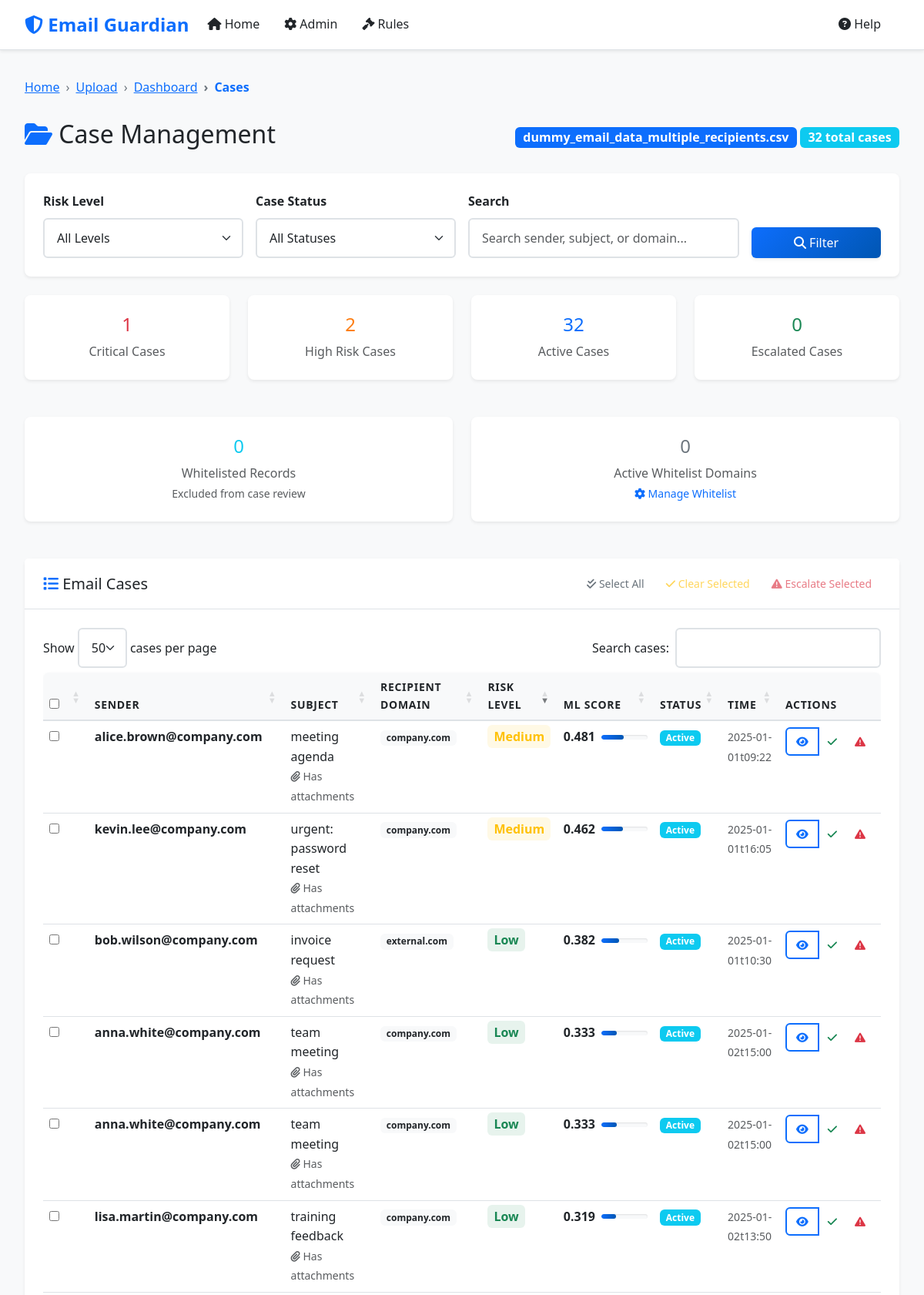
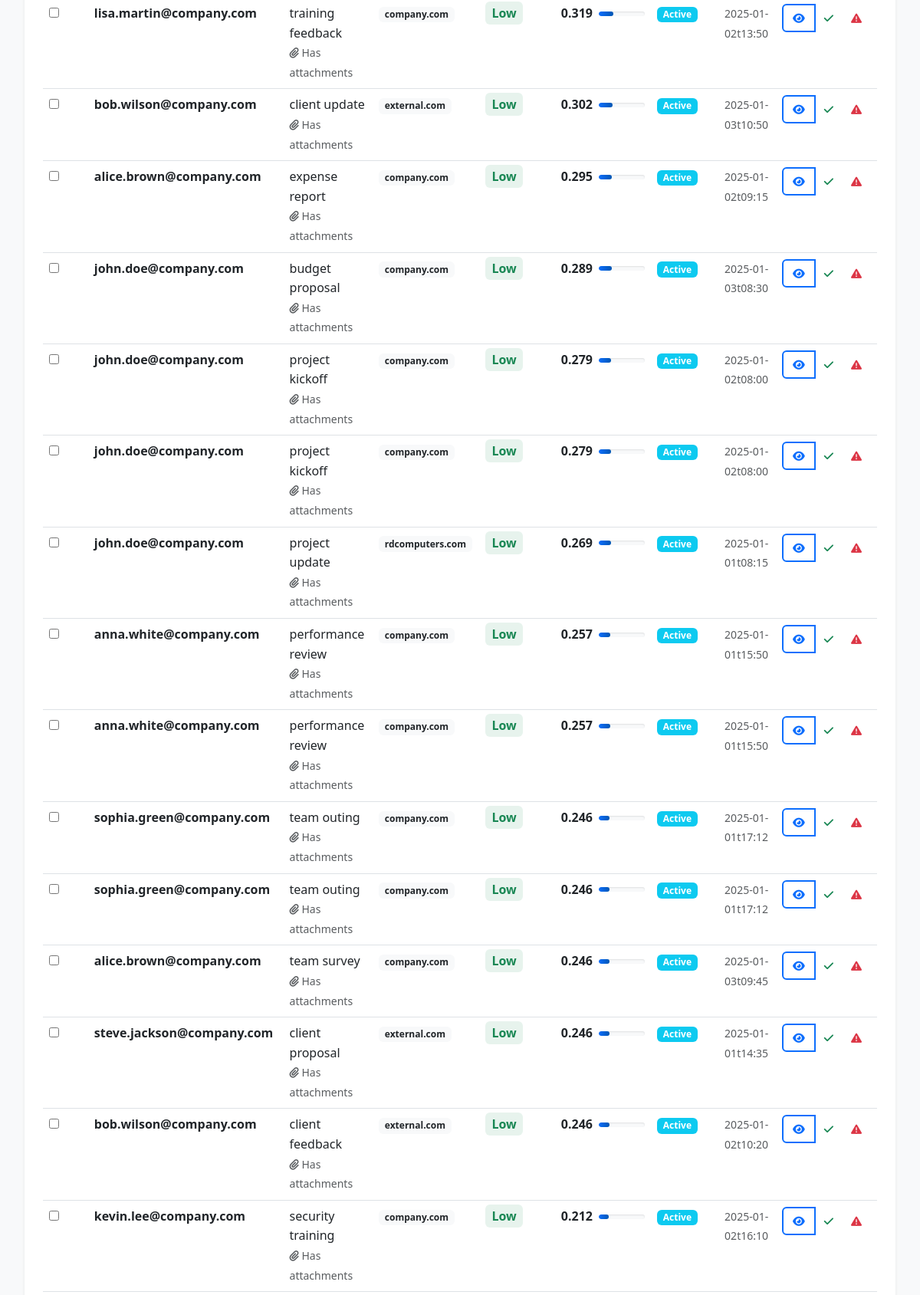
/cases/de92bac3-164a-4bf8-ad58-f97fcf3eeb88 (upper part), run on the app's committed database (2 pictures, top to bottom).
### models.py (models this page shows, shortened)
class ProcessingSession(db.Model):
    __tablename__ = 'processing_sessions'
    id = db.Column(db.String(36), primary_key=True)
    filename = db.Column(db.String(255), nullable=False)
    upload_time = db.Column(db.DateTime, default=datetime.utcnow)
    total_records = db.Column(db.Integer, default=0)
    processed_records = db.Column(db.Integer, default=0)
    status = db.Column(db.String(50), default='uploaded')  # uploaded, processing, completed, error
    error_message = db.Column(Text)
    processing_stats = db.Column(JSON)
    data_path = db.Column(db.String(500))
    is_compressed = db.Column(db.Boolean, default=False)
    exclusion_applied = db.Column(db.Boolean, default=False)
    whitelist_applied = db.Column(db.Boolean, default=False)
    rules_applied = db.Column(db.Boolean, default=False)
    ml_applied = db.Column(db.Boolean, default=False)

class EmailRecord(db.Model):
    __tablename__ = 'email_records'
    id = db.Column(db.Integer, primary_key=True)
    session_id = db.Column(db.String(36), db.ForeignKey('processing_sessions.id'), nullable=False)
    record_id = db.Column(db.String(100), nullable=False)  # Unique within session
    time = db.Column(db.String(100))
    sender = db.Column(db.String(255))
    subject = db.Column(Text)
    attachments = db.Column(Text)
    recipients = db.Column(Text)
    recipients_email_domain = db.Column(db.String(255))
    leaver = db.Column(db.String(10))
    termination_date = db.Column(db.String(100))
    wordlist_attachment = db.Column(Text)
    wordlist_subject = db.Column(Text)
    bunit = db.Column(db.String(255))
    department = db.Column(db.String(255))
    status = db.Column(db.String(100))
    user_response = db.Column(Text)
    final_outcome = db.Column(db.String(255))
    justification = db.Column(Text)
    excluded_by_rule = db.Column(db.String(500))
    whitelisted = db.Column(db.Boolean, default=False)
    rule_matches = db.Column(Text)  # JSON string of matched rules
    ml_risk_score = db.Column(db.Float)
    ml_anomaly_score = db.Column(db.Float)
    risk_level = db.Column(db.String(20))  # Critical, High, Medium, Low
    ml_explanation = db.Column(Text)
    case_status = db.Column(db.String(20), default='Active')  # Active, Cleared, Escalated
    assigned_to = db.Column(db.String(255))
    notes = db.Column(Text)
    escalated_at = db.Column(db.DateTime)
    resolved_at = db.Column(db.DateTime)

### routes.py (the view, shortened to what this page needs)
@app.route('/cases/<session_id>')
def cases(session_id):
    session = ProcessingSession.query.get_or_404(session_id)
    page = request.args.get('page', 1, type=int)
    risk_level = request.args.get('risk_level', '')
    case_status = request.args.get('case_status', '')
    search = request.args.get('search', '')
    query = EmailRecord.query.filter_by(session_id=session_id).filter(
        EmailRecord.whitelisted != True
    )
    if risk_level:
        query = query.filter(EmailRecord.risk_level == risk_level)
    if case_status:
        query = query.filter(EmailRecord.case_status == case_status)
    cases_pagination = query.order_by(EmailRecord.ml_risk_score.desc()).paginate(
        page=page, per_page=50, error_out=False
    )
    total_whitelisted = EmailRecord.query.filter_by(session_id=session_id).filter(
        EmailRecord.whitelisted == True
    ).count()
    active_whitelist_domains = WhitelistDomain.query.filter_by(is_active=True).count()
    return render_template('cases.html',
                         session=session,
                         cases=cases_pagination,
                         risk_level=risk_level,
                         case_status=case_status,
                         search=search,
                         total_whitelisted=total_whitelisted,
                         active_whitelist_domains=active_whitelist_domains)

### templates/cases.html (shortened to what this page needs)
{% extends "base.html" %}
{% block breadcrumb_items %}
<li class="breadcrumb-item"><a href="{{ url_for('index') }}">Upload</a></li>
<li class="breadcrumb-item"><a href="{{ url_for('dashboard', session_id=session.id) }}">Dashboard</a></li>
<li class="breadcrumb-item active">Cases</li>
{% endblock %}
{% block content %}
<div class="row mb-4">
    <div class="col-12">
        <div class="d-flex justify-content-between align-items-center">
            <h1 class="h2">
                <i class="fas fa-folder-open text-primary"></i>
                Case Management
            </h1>
            <div class="session-info">
                <span class="badge bg-primary fs-6">{{ session.filename }}</span>
                <span class="badge bg-info fs-6">{{ cases.total }} total cases</span>
            </div>
        </div>
    </div>
</div>
<div class="filter-bar">
    <form method="GET" id="filterForm" class="row g-3">
        <div class="col-md-3">
            <label for="risk_level" class="form-label">Risk Level</label>
            <select class="form-select" id="risk_level" name="risk_level">
                <option value="">All Levels</option>
            </select>
        </div>
        <div class="col-md-3">
            <label for="case_status" class="form-label">Case Status</label>
            <select class="form-select" id="case_status" name="case_status">
                <option value="">All Statuses</option>
            </select>
        </div>
        <div class="col-md-4">
            <label for="search" class="form-label">Search</label>
            <input type="text" class="form-control" id="search" name="search"
                   placeholder="Search sender, subject, or domain..." value="{{ search }}">
        </div>
        <div class="col-md-2">
            <label class="form-label">&nbsp;</label>
            <div class="d-grid">
                <button type="submit" class="btn btn-primary">
                    <i class="fas fa-search"></i> Filter
                </button>
            </div>
        </div>
    </form>
</div>
<div class="row mb-4">
    <div class="col-md-3">
        <div class="card text-center border-danger">
            <div class="card-body">
                <h4 class="text-danger">{{ cases.items | selectattr('risk_level', 'equalto', 'Critical') | list | length }}</h4>
                <p class="text-muted mb-0">Critical Cases</p>
            </div>
        </div>
    </div>
    <div class="col-md-3">
        <div class="card text-center border-warning">
            <div class="card-body">
                <h4 class="text-warning">{{ cases.items | selectattr('risk_level', 'equalto', 'High') | list | length }}</h4>
                <p class="text-muted mb-0">High Risk Cases</p>
            </div>
        </div>
    </div>
    <div class="col-md-3">
        <div class="card text-center border-primary">
            <div class="card-body">
                <h4 class="text-primary">{{ cases.items | selectattr('case_status', 'equalto', 'Active') | list | length }}</h4>
                <p class="text-muted mb-0">Active Cases</p>
            </div>
        </div>
    </div>
    <div class="col-md-3">
        <div class="card text-center border-success">
            <div class="card-body">
                <h4 class="text-success">{{ cases.items | selectattr('case_status', 'equalto', 'Escalated') | list | length }}</h4>
                <p class="text-muted mb-0">Escalated Cases</p>
            </div>
        </div>
    </div>
</div>
<div class="row mb-4">
    <div class="col-md-6">
        <div class="card text-center border-info">
            <div class="card-body">
                <h4 class="text-info">{{ total_whitelisted }}</h4>
                <p class="text-muted mb-0">Whitelisted Records</p>
                <small class="text-muted">Excluded from case review</small>
            </div>
        </div>
    </div>
    <div class="col-md-6">
        <div class="card text-center border-secondary">
            <div class="card-body">
                <h4 class="text-secondary">{{ active_whitelist_domains }}</h4>
                <p class="text-muted mb-0">Active Whitelist Domains</p>
                <small class="text-muted">
                    <a href="{{ url_for('whitelist_analysis', session_id=session.id) }}" class="text-decoration-none">
                        <i class="fas fa-cog"></i> Manage Whitelist
                    </a>
                </small>
            </div>
        </div>
    </div>
</div>
<div class="card">
    <div class="card-header">
        <div class="d-flex justify-content-between align-items-center">
            <h5 class="card-title mb-0">
                <i class="fas fa-list text-primary"></i>
                Email Cases
            </h5>
            <div class="bulk-actions">
                <button class="btn btn-sm btn-outline-secondary" onclick="selectAllCases()">
                    <i class="fas fa-check-double"></i> Select All
                </button>
                <button class="btn btn-sm btn-outline-warning" onclick="bulkClearCases()" disabled id="bulkClearBtn">
                    <i class="fas fa-check"></i> Clear Selected
                </button>
                <button class="btn btn-sm btn-outline-danger" onclick="bulkEscalateCases()" disabled id="bulkEscalateBtn">
                    <i class="fas fa-exclamation-triangle"></i> Escalate Selected
                </button>
            </div>
        </div>
    </div>
    <div class="card-body">
        {% if cases.items %}
        <div class="table-responsive">
            <table class="table table-hover" id="casesTable">
                <thead>
                    <tr>
                        <th width="30">
                            <input type="checkbox" id="selectAll" onchange="toggleSelectAll()">
                        </th>
                        <th>Sender</th>
                        <th>Subject</th>
                        <th>Recipient Domain</th>
                        <th>Risk Level</th>
                        <th>ML Score</th>
                        <th>Status</th>
                        <th>Time</th>
                        <th>Actions</th>
                    </tr>
                </thead>
                <tbody>
                    {% for case in cases.items %}
                    <tr>
                        <td>
                            <input type="checkbox" class="case-checkbox" value="{{ case.record_id }}" onchange="updateBulkActions()">
                        </td>
                        <td>
                            <div>
                                <strong>{{ case.sender[:30] }}{% if case.sender|length > 30 %}...{% endif %}</strong>
                            </div>
                        </td>
                        <td>
                            <div title="{{ case.subject }}">
                                {{ case.subject[:50] }}{% if case.subject|length > 50 %}...{% endif %}
                            </div>
                            {% if case.attachments %}
                                <small class="text-muted">
                                    <i class="fas fa-paperclip"></i> Has attachments
                                </small>
                            {% endif %}
                        </td>
                        <td>
                            <span class="badge bg-light text-dark">{{ case.recipients_email_domain }}</span>
                        </td>
                        <td>
                            <span class="risk-{{ case.risk_level.lower() if case.risk_level else 'low' }}">
                                {{ case.risk_level or 'Low' }}
                            </span>
                        </td>
                        <td>
                            <div class="d-flex align-items-center">
                                <span class="fw-bold">{{ "%.3f"|format(case.ml_risk_score or 0) }}</span>
                                <div class="progress ms-2" style="width: 60px; height: 6px;">
                                    <div class="progress-bar bg-{% if (case.ml_risk_score or 0) > 0.7 %}danger{% elif (case.ml_risk_score or 0) > 0.4 %}warning{% else %}success{% endif %}"
                                         style="width: {{ ((case.ml_risk_score or 0) * 100)|int }}%"></div>
                                </div>
                            </div>
                        </td>
                        <td>
                            <span class="badge status-{{ case.case_status.lower() if case.case_status else 'active' }}">
                                {{ case.case_status or 'Active' }}
                            </span>
                        </td>
                        <td>
                            <small class="text-muted">{{ case.time[:16] if case.time else 'N/A' }}</small>
                        </td>
                        <td>
                            <div class="btn-group" role="group">
                                <button class="btn btn-sm btn-outline-primary view-case-btn"
                                        data-record-id="{{ case.record_id }}" title="View Details">
                                    <i class="fas fa-eye"></i>
                                </button>
                                <button class="btn btn-sm btn-outline-success update-case-status-btn"
                                        data-record-id="{{ case.record_id }}" data-new-status="Cleared" title="Clear Case">
                                    <i class="fas fa-check"></i>
                                </button>
                                <button class="btn btn-sm btn-outline-danger escalate-case-btn"
                                        data-record-id="{{ case.record_id }}" title="Escalate">
                                    <i class="fas fa-exclamation-triangle"></i>
                                </button>
                            </div>
                        </td>
                    </tr>
                    {% endfor %}
                </tbody>
            </table>
        </div>
        {% endif %}
    </div>
</div>
{% endblock %}

### data on the page
ProcessingSession: filename "dummy_email_data_multiple_recipients.csv"
EmailRecord: sender "alice.brown@company.com", subject "meeting agenda", attachments "Has attachments", recipients_email_domain "company.com", risk_level "Medium", ml_risk_score "0.481", case_status "Active", time "2025-01-01t09:22"
EmailRecord: sender "kevin.lee@company.com", subject "urgent: password reset", attachments "Has attachments", recipients_email_domain "company.com", risk_level "Medium", ml_risk_score "0.462", case_status "Active", time "2025-01-01t16:05"
EmailRecord: sender "bob.wilson@company.com", subject "invoice request", attachments "Has attachments", recipients_email_domain "external.com", risk_level "Low", ml_risk_score "0.382", case_status "Active", time "2025-01-01t10:30"
EmailRecord: sender "anna.white@company.com", subject "team meeting", attachments "Has attachments", recipients_email_domain "company.com", risk_level "Low", ml_risk_score "0.333", case_status "Active", time "2025-01-02t15:00"
EmailRecord: sender "anna.white@company.com", subject "team meeting", attachments "Has attachments", recipients_email_domain "company.com", risk_level "Low", ml_risk_score "0.333", case_status "Active", time "2025-01-02t15:00"
EmailRecord: sender "lisa.martin@company.com", subject "training feedback", shows "Has attachments", recipients_email_domain "company.com", risk_level "Low", ml_risk_score "0.319", case_status "Active", time "2025-01-02t13:50"
EmailRecord: sender "lisa.martin@company.com", subject "training feedback", shows "Has attachments", recipients_email_domain "company.com", risk_level "Low", ml_risk_score "0.319", case_status "Active", time "2025-01-02t13:50"
EmailRecord: sender "bob.wilson@company.com", subject "client update", attachments "Has attachments", recipients_email_domain "external.com", risk_level "Low", ml_risk_score "0.302", case_status "Active", time "2025-01-03t10:50"
EmailRecord: sender "alice.brown@company.com", subject "expense report", attachments "Has attachments", recipients_email_domain "company.com", risk_level "Low", ml_risk_score "0.295", case_status "Active", time "2025-01-02t09:15"
EmailRecord: sender "john.doe@company.com", subject "budget proposal", attachments "Has attachments", recipients_email_domain "company.com", risk_level "Low", ml_risk_score "0.289", case_status "Active", time "2025-01-03t08:30"
EmailRecord: sender "john.doe@company.com", subject "project kickoff", shows "Has attachments", recipients_email_domain "company.com", risk_level "Low", ml_risk_score "0.279", case_status "Active", time "2025-01-02t08:00"
EmailRecord: sender "john.doe@company.com", subject "project kickoff", shows "Has attachments", recipients_email_domain "company.com", risk_level "Low", ml_risk_score "0.279", case_status "Active", time "2025-01-02t08:00"
EmailRecord: sender "john.doe@company.com", subject "project update", attachments "Has attachments", recipients_email_domain "rdcomputers.com", risk_level "Low", ml_risk_score "0.269", case_status "Active", time "2025-01-01t08:15"
EmailRecord: sender "anna.white@company.com", subject "performance review", attachments "Has attachments", recipients_email_domain "company.com", risk_level "Low", ml_risk_score "0.257", case_status "Active", time "2025-01-01t15:50"
EmailRecord: sender "anna.white@company.com", subject "performance review", attachments "Has attachments", recipients_email_domain "company.com", risk_level "Low", ml_risk_score "0.257", case_status "Active", time "2025-01-01t15:50"
EmailRecord: sender "sophia.green@company.com", subject "team outing", shows "Has attachments", recipients_email_domain "company.com", risk_level "Low", ml_risk_score "0.246", case_status "Active", time "2025-01-01t17:12"
EmailRecord: sender "sophia.green@company.com", subject "team outing", shows "Has attachments", recipients_email_domain "company.com", risk_level "Low", ml_risk_score "0.246", case_status "Active", time "2025-01-01t17:12"
EmailRecord: sender "alice.brown@company.com", subject "team survey", attachments "Has attachments", recipients_email_domain "company.com", risk_level "Low", ml_risk_score "0.246", case_status "Active", time "2025-01-03t09:45"
EmailRecord: sender "steve.jackson@company.com", subject "client proposal", attachments "Has attachments", recipients_email_domain "external.com", risk_level "Low", ml_risk_score "0.246", case_status "Active", time "2025-01-01t14:35"
EmailRecord: sender "bob.wilson@company.com", subject "client feedback", attachments "Has attachments", recipients_email_domain "external.com", risk_level "Low", ml_risk_score "0.246", case_status "Active", time "2025-01-02t10:20"
EmailRecord: sender "kevin.lee@company.com", subject "security training", attachments "Has attachments", recipients_email_domain "company.com", risk_level "Low", ml_risk_score "0.212", case_status "Active", time "2025-01-02t16:10"

### other printed values
{{ cases.total }} "32"
{{ total_whitelisted }} "0"
{{ active_whitelist_domains }} "0"
